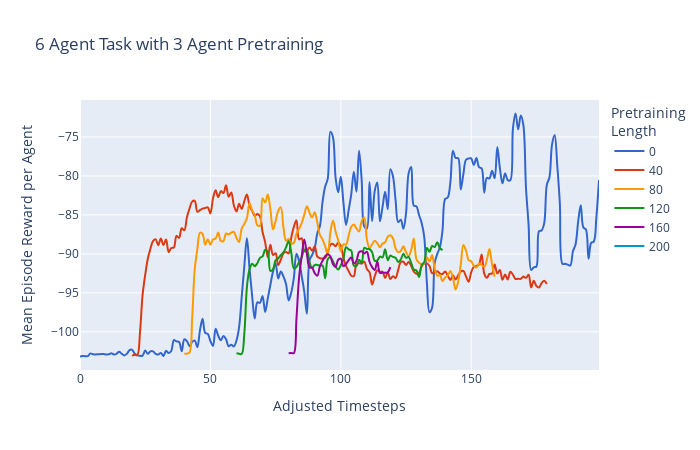

Write notebook code for a chart like this one.
### Code cell
def plot_walker_retrain(n, path='walker-out.csv'):
    pre_agents = 3
    task_agents = n

    ts_df = pd.read_csv(path)
    re = ts_df
    #re = ts_df[ts_df["pretrained_steps"]>0]
    #re = re[re["timestep"]>10]
    d1=(re[re["num_agents"]==task_agents]
        .groupby(['pretrained_steps','timestep'])["per_agent_erm"]
        .mean()
        .reset_index()
        )
    d1['timestep'] = d1['timestep'] - (d1['pretrained_steps']*(1-pre_agents/task_agents))

    fig = px.line(
        d1,
        y="per_agent_erm", 
        x="timestep", color="pretrained_steps", line_group="pretrained_steps",
        color_discrete_sequence=px.colors.qualitative.G10, line_shape="spline", 
        render_mode="svg", 
        title=f"{task_agents} Agent Task with {pre_agents} Agent Pretraining",
        labels={
            "per_agent_erm" : "Mean Episode Reward per Agent", 
            "timestep": "Adjusted Timesteps",
            "pretrained_steps": "Pretraining<br>Length"})

    """
    base_x,base_y = baseline_prediction_interval(task_agents)
    fig.add_trace(go.Scatter(
        x=base_x,
        y=base_y,
        fill='toself',
        fillcolor='rgba(0,100,80,0.2)',  # semi-transparent fill
        line=dict(color='rgba(255,255,255,0)'),
        name=f'Baseline:<br>{task_agents} Agent 95%<br>Prediction<br>Interval',
        hoverinfo="skip"
    ))
    """

    fig.update_layout(width=700, height=450,)

    fig.show()
    fig.write_image(f"walker_{n}task.png", width=700, height=450)

plot_walker_retrain(6)

### Figure 1 — Plotly figure (JSON) as saved in the notebook; plotly's stock layout.template omitted (floating-point values rounded to 4 significant figures; data arrays with more than 128 entries replaced by an {"elided": "..."} marker saying what was removed)
{"data": [{"hovertemplate": "Pretraining<br>Length=0<br>Adjusted Timesteps=%{x}<br>Mean Episode Reward per Agent=%{y}<extra></extra>", "legendgroup": "0", "line": {"color": "#3366CC", "dash": "solid", "shape": "spline"}, "marker": {"symbol": "circle"}, "mode": "lines", "name": "0", "orientation": "v", "showlegend": true, "type": "scatter", "x": {"elided": "200 int values"}, "xaxis": "x", "y": {"elided": "200 float values"}, "yaxis": "y"}, {"hovertemplate": "Pretraining<br>Length=40<br>Adjusted Timesteps=%{x}<br>Mean Episode Reward per Agent=%{y}<extra></extra>", "legendgroup": "40", "line": {"color": "#DC3912", "dash": "solid", "shape": "spline"}, "marker": {"symbol": "circle"}, "mode": "lines", "name": "40", "orientation": "v", "showlegend": true, "type": "scatter", "x": {"elided": "160 int values"}, "xaxis": "x", "y": {"elided": "160 float values"}, "yaxis": "y"}, {"hovertemplate": "Pretraining<br>Length=80<br>Adjusted Timesteps=%{x}<br>Mean Episode Reward per Agent=%{y}<extra></extra>", "legendgroup": "80", "line": {"color": "#FF9900", "dash": "solid", "shape": "spline"}, "marker": {"symbol": "circle"}, "mode": "lines", "name": "80", "orientation": "v", "showlegend": true, "type": "scatter", "x": [40, 41, 42, 43, 44, 45, 46, 47, 48, 49, 50, 51, 52, 53, 54, 55, 56, 57, 58, 59, 60, 61, 62, 63, 64, 65, 66, 67, 68, 69, 70, 71, 72, 73, 74, 75, 76, 77, 78, 79, 80, 81, 82, 83, 84, 85, 86, 87, 88, 89, 90, 91, 92, 93, 94, 95, 96, 97, 98, 99, 100, 101, 102, 103, 104, 105, 106, 107, 108, 109, 110, 111, 112, 113, 114, 115, 116, 117, 118, 119, 120, 121, 122, 123, 124, 125, 126, 127, 128, 129, 130, 131, 132, 133, 134, 135, 136, 137, 138, 139, 140, 141, 142, 143, 144, 145, 146, 147, 148, 149, 150, 151, 152, 153, 154, 155, 156, 157, 158, 159], "xaxis": "x", "y": [-102.8, -102.8, -102.7, -98.32, -91.94, -89.4, -87.29, -87.43, -88.83, -88.11, -88.81, -88.14, -88.04, -87.24, -88.35, -88.36, -87.38, -87.5, -87.27, -87.17, -87.94, -88.5, -86.75, -86.16, -85.4, -83.52, -84.41, -85.05, -86.33, -86.39, -82.87, -83.41, -82.39, -84.29, -86.86, -85.79, -84.48, -84.03, -86.58, -88.31, -88.1, -88.69, -88.57, -87.42, -86.78, -86.06, -84.96, -83.89, -84.71, -85.33, -84.65, -86.0, -87.58, -88.14, -89.04, -90.04, -87.24, -85.72, -87.13, -88.26, -89.65, -88.77, -88.81, -87.64, -86.53, -86.23, -86.74, -87.13, -85.81, -85.34, -88.14, -89.25, -88.78, -88.31, -88.65, -89.14, -88.68, -88.5, -87.8, -87.61, -87.99, -89.28, -89.8, -89.63, -89.01, -89.76, -90.3, -89.47, -88.04, -90.7, -91.13, -91.38, -91.21, -90.42, -90.98, -90.16, -91.88, -92.79, -92.71, -93.52, -93.02, -92.8, -92.21, -93.05, -94.58, -93.55, -91.37, -88.86, -89.57, -90.79, -90.96, -91.53, -91.76, -91.23, -91.42, -91.67, -90.77, -89.37, -91.37, -92.93], "yaxis": "y"}, {"hovertemplate": "Pretraining<br>Length=120<br>Adjusted Timesteps=%{x}<br>Mean Episode Reward per Agent=%{y}<extra></extra>", "legendgroup": "120", "line": {"color": "#109618", "dash": "solid", "shape": "spline"}, "marker": {"symbol": "circle"}, "mode": "lines", "name": "120", "orientation": "v", "showlegend": true, "type": "scatter", "x": [60, 61, 62, 63, 64, 65, 66, 67, 68, 69, 70, 71, 72, 73, 74, 75, 76, 77, 78, 79, 80, 81, 82, 83, 84, 85, 86, 87, 88, 89, 90, 91, 92, 93, 94, 95, 96, 97, 98, 99, 100, 101, 102, 103, 104, 105, 106, 107, 108, 109, 110, 111, 112, 113, 114, 115, 116, 117, 118, 119, 120, 121, 122, 123, 124, 125, 126, 127, 128, 129, 130, 131, 132, 133, 134, 135, 136, 137, 138, 139], "xaxis": "x", "y": [-102.7, -102.8, -102.8, -100.3, -94.25, -91.98, -91.27, -91.58, -91.19, -90.51, -90.32, -89.48, -89.76, -92.19, -91.99, -90.82, -90.58, -90.14, -89.81, -89.16, -88.39, -89.83, -91.87, -91.7, -91.03, -90.45, -89.49, -89.51, -91.02, -91.83, -91.4, -91.41, -91.51, -91.49, -93.13, -90.7, -90.45, -90.96, -91.64, -92.0, -91.47, -90.64, -89.16, -89.43, -89.58, -91.51, -91.58, -90.76, -91.15, -89.22, -89.37, -89.37, -89.79, -90.89, -90.85, -90.35, -90.45, -89.41, -90.81, -90.2, -90.39, -90.49, -91.04, -90.72, -89.97, -90.5, -90.39, -91.19, -92.02, -92.14, -92.98, -91.44, -91.06, -89.24, -89.73, -88.99, -89.11, -88.52, -89.27, -89.53], "yaxis": "y"}, {"hovertemplate": "Pretraining<br>Length=160<br>Adjusted Timesteps=%{x}<br>Mean Episode Reward per Agent=%{y}<extra></extra>", "legendgroup": "160", "line": {"color": "#990099", "dash": "solid", "shape": "spline"}, "marker": {"symbol": "circle"}, "mode": "lines", "name": "160", "orientation": "v", "showlegend": true, "type": "scatter", "x": [80, 81, 82, 83, 84, 85, 86, 87, 88, 89, 90, 91, 92, 93, 94, 95, 96, 97, 98, 99, 100, 101, 102, 103, 104, 105, 106, 107, 108, 109, 110, 111, 112, 113, 114, 115, 116, 117, 118, 119], "xaxis": "x", "y": [-102.8, -102.7, -102.7, -98.31, -93.02, -90.35, -88.16, -90.05, -91.75, -91.77, -92.48, -92.8, -91.58, -90.88, -90.3, -90.05, -90.32, -91.33, -91.67, -90.76, -90.62, -91.59, -91.3, -90.81, -90.46, -91.24, -90.87, -89.78, -89.67, -89.95, -89.72, -91.01, -91.71, -92.07, -91.01, -92.44, -92.4, -92.43, -92.37, -91.71], "yaxis": "y"}, {"hovertemplate": "Pretraining<br>Length=200<br>Adjusted Timesteps=%{x}<br>Mean Episode Reward per Agent=%{y}<extra></extra>", "legendgroup": "200", "line": {"color": "#0099C6", "dash": "solid", "shape": "spline"}, "marker": {"symbol": "circle"}, "mode": "lines", "name": "200", "orientation": "v", "showlegend": true, "type": "scatter", "x": [100], "xaxis": "x", "y": [-102.8], "yaxis": "y"}], "layout": {"height": 450, "legend": {"title": {"text": "Pretraining<br>Length"}, "tracegroupgap": 0}, "title": {"text": "6 Agent Task with 3 Agent Pretraining"}, "width": 700, "xaxis": {"anchor": "y", "domain": [0, 1], "title": {"text": "Adjusted Timesteps"}}, "yaxis": {"anchor": "x", "domain": [0, 1], "title": {"text": "Mean Episode Reward per Agent"}}}}
